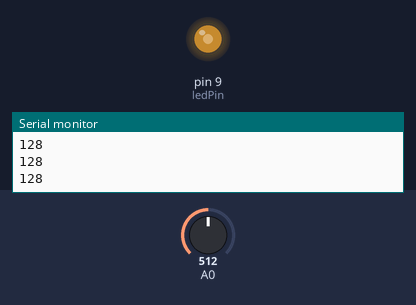
The sketch below on a simulated Arduino Uno, built with avr-gcc and run on an emulated ATmega328P. On the bench: output pins drawn as LEDs (lit = HIGH), the last lines printed to the serial monitor. The inputs (shaded band) are chosen by the test bench; at power-on: A0 = 512.

Above: at 1.2 s.
1.3 s: A0 set to 716
At 2.4 s:
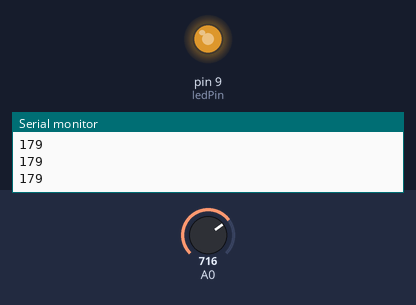
2.8 s: A0 set to 900
At 3.6 s:
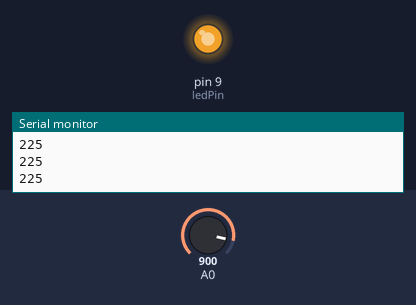
4.3 s: A0 set to 122
At 4.7 s:
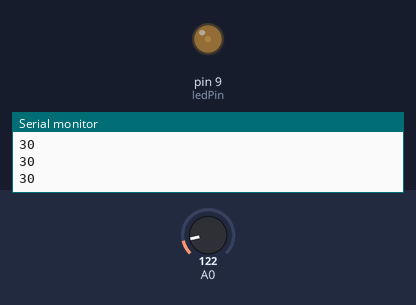
5.8 s: A0 set to 0
At 7.0 s:
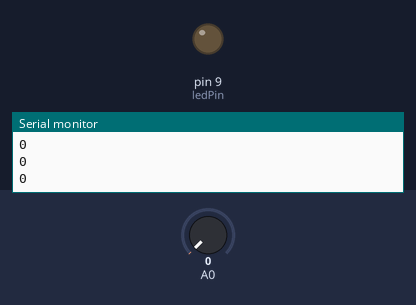
Timing chart, 0 to 8.3 s (numbered marks = the images above; inputs shaded):
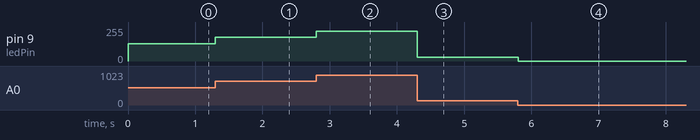

Measured:
- after the input at 1.3 s, pin 9 (ledPin): 128/255 → 179/255 at once
- after the input at 2.8 s, pin 9 (ledPin): 179/255 → 225/255 at once
- after the input at 4.3 s, pin 9 (ledPin): 225/255 → 30/255 at once
- after the input at 5.8 s, pin 9 (ledPin): 30/255 → 0/255 at once

The sketch:

potLED.ino
```cpp
int ledPin = 9;
int analogValue = 0;
int brightness = 0;

//
//#include <JsonGenerator.h>
//using namespace ArduinoJson::Generator;
//

void setup() {
  Serial.begin(9600);
  pinMode(ledPin, OUTPUT);
}

void loop() {
  analogValue = analogRead(A0);
  brightness = analogValue/4;
  analogWrite(ledPin, brightness);
  Serial.println(brightness);

  //
//  JsonObject<3> root;
//  root["sensor"] = "gps";
//  root["height"] = brightness;
//  root["weight"] = "0";
//
//  Serial.print(root);
}
```
